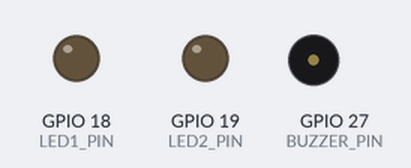
Simulated run of this program. Board: ESP32. Parts: output pins drawn as LEDs (lit = HIGH), buzzer (waves = sounding).

Above: at 0.9 s.
At 15.65 s:
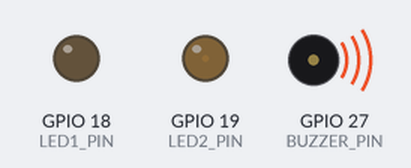
At 26.24 s:
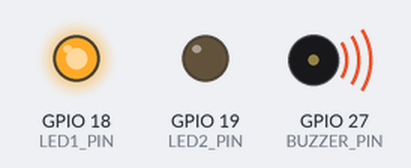
At 39.78 s:
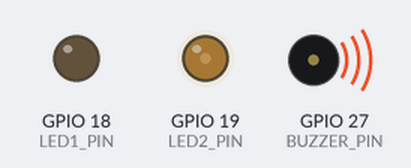
Timing chart, 0 to 40.0 s (numbered marks = the images above):
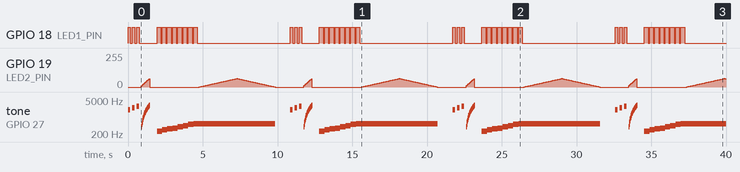

The program:

main.cpp
```cpp
#include <Arduino.h>

#define BUZZER_PIN  27     // GPIO connected to buzzer
#define PWM_CH      0      // PWM channel (0–15)
#define FREQ        5000   // Default frequency (Hz)
#define RESOLUTION  10     // 10-bit resolution (0–1023)

#define LED1_PIN 18
#define PWM1_CH 1
#define FREQ1 5000
#define RES1 8

#define LED2_PIN 19
#define PWM2_CH 2
#define FREQ2 5000
#define RES2 10

void setup() {
  // Setup PWM channel
  ledcSetup(PWM_CH, FREQ, RESOLUTION);
  ledcAttachPin(BUZZER_PIN, PWM_CH);

  ledcSetup(PWM1_CH, FREQ1, RES1);
  ledcAttachPin(LED1_PIN, PWM1_CH);

  ledcSetup(PWM2_CH, FREQ2, RES2);
  ledcAttachPin(LED2_PIN, PWM2_CH);
}


void loop() {
  // --- 1. Simple beep pattern ---
  for (int i = 0; i < 3; i++) {
    ledcWriteTone(PWM_CH, 2000 + i * 400); // Change tone
    ledcWrite(PWM1_CH, 255);               // Turn on LED1
    delay(150);
    ledcWrite(PWM_CH, 0);                  // Stop tone
    ledcWrite(PWM1_CH, 0);                 // Turn off LED1
    delay(150);
  }

  // --- 2. Frequency sweep (400Hz → 3kHz) ---
  for (int f = 400; f <= 3000; f += 100) {
    ledcWriteTone(PWM_CH, f);
    ledcWrite(PWM2_CH, (f / 12));          // LED2 brightness changes with tone
    delay(20);
  }
  ledcWrite(PWM_CH, 0);
  ledcWrite(PWM2_CH, 0);
  delay(500);

  // --- 3. Short melody ---
  int melody[] = {262, 294, 330, 349, 392, 440, 494, 523};
  for (int i = 0; i < 8; i++) {
    ledcWriteTone(PWM_CH, melody[i]);
    ledcWrite(PWM1_CH, 255);               // Flash LED1 during note
    delay(250);
    ledcWrite(PWM1_CH, 0);
    delay(100);
  }

  // --- 4. Buzzer fade-in and fade-out ---
  for (int d = 0; d <= 255; d++) {
    ledcWrite(PWM2_CH, d);
    delay(10);
  }
  for (int d = 255; d >= 0; d--) {
    ledcWrite(PWM2_CH, d);
    delay(10);
  }

  ledcWrite(PWM_CH, 0);  // Stop buzzer
  delay(1000);           // Wait before repeating
}
```

Measured:
- by itself, GPIO 18 (LED1_PIN): moves between LOW and HIGH, repeating every 10.9 s
- by itself, GPIO 19 (LED2_PIN): moves between 0/255 and 64/255, repeating every 10.9 s
- by itself, tone on GPIO 27 (BUZZER_PIN): plays 2000 Hz for 0.15 s, 2400 Hz for 0.15 s, 2800 Hz for 0.15 s, 400 Hz for 0.02 s, 500 Hz for 0.02 s, 600 Hz for 0.02 s … (152 notes in this stretch)
